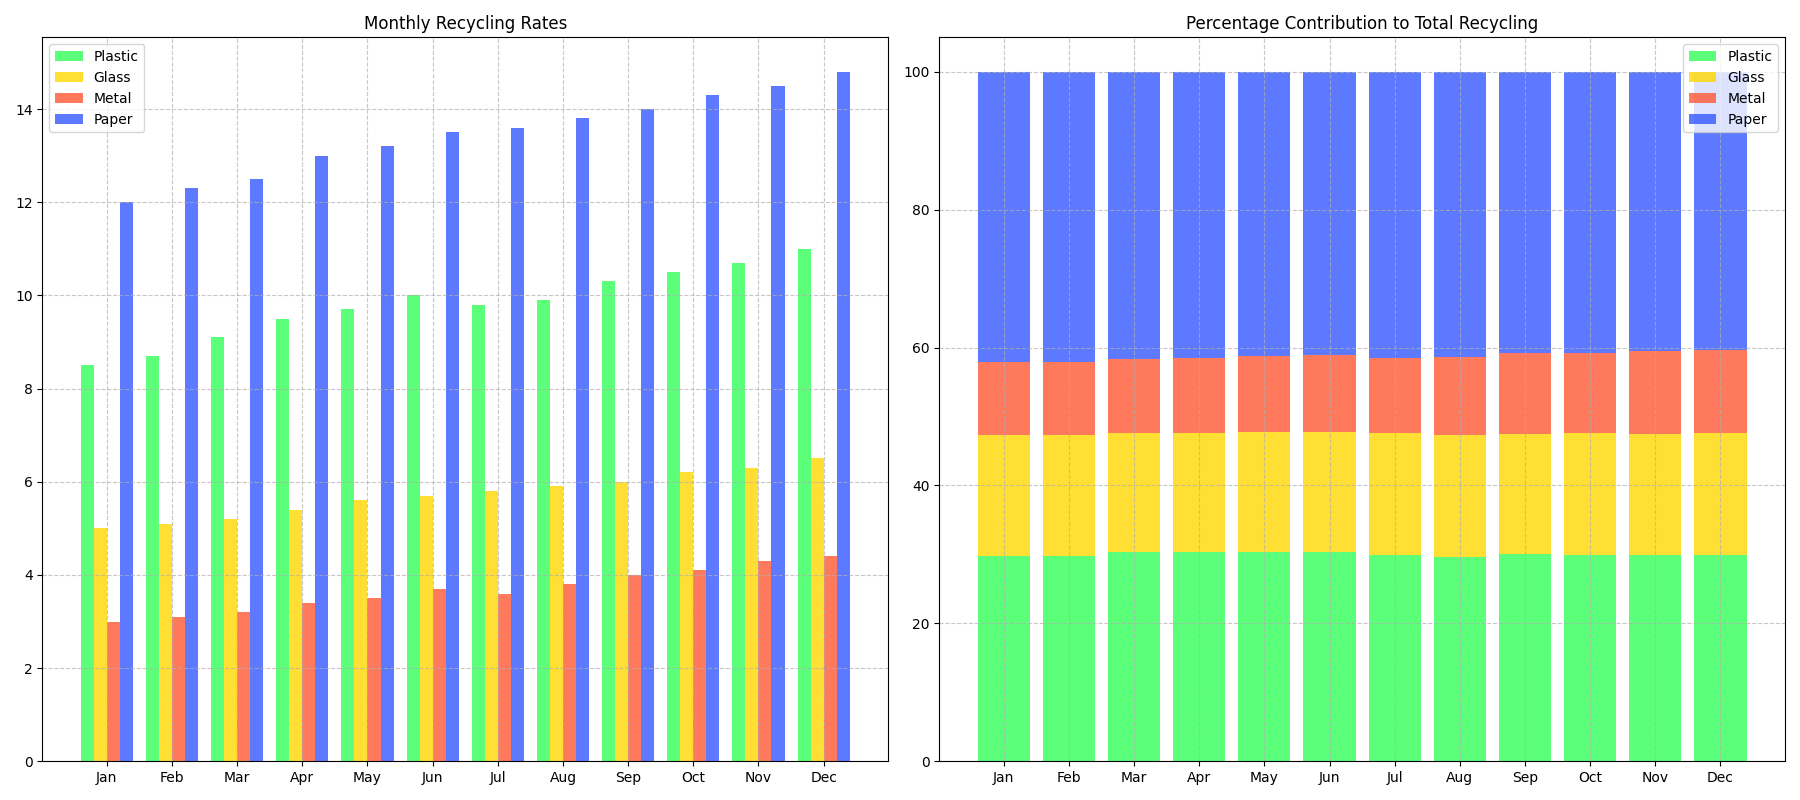

The script that drew this image:
import matplotlib.pyplot as plt
import numpy as np

months = ["Jan", "Feb", "Mar", "Apr", "May", "Jun", "Jul", "Aug", "Sep", "Oct", "Nov", "Dec"]

plastic_recycling = [8.5, 8.7, 9.1, 9.5, 9.7, 10.0, 9.8, 9.9, 10.3, 10.5, 10.7, 11.0]
glass_recycling = [5.0, 5.1, 5.2, 5.4, 5.6, 5.7, 5.8, 5.9, 6.0, 6.2, 6.3, 6.5]
metal_recycling = [3.0, 3.1, 3.2, 3.4, 3.5, 3.7, 3.6, 3.8, 4.0, 4.1, 4.3, 4.4]
paper_recycling = [12.0, 12.3, 12.5, 13.0, 13.2, 13.5, 13.6, 13.8, 14.0, 14.3, 14.5, 14.8]

fig, ax = plt.subplots(nrows=1, ncols=2, figsize=(18, 8))

bar_width = 0.2
x_indexes = np.arange(len(months))

# Chart 1: Grouped bar chart for monthly recycling rates
ax[0].bar(x_indexes - 1.5 * bar_width, plastic_recycling, width=bar_width, color='#33FF57', alpha=0.8, label='Plastic')
ax[0].bar(x_indexes - 0.5 * bar_width, glass_recycling, width=bar_width, color='#FFD700', alpha=0.8, label='Glass')
ax[0].bar(x_indexes + 0.5 * bar_width, metal_recycling, width=bar_width, color='#FF5733', alpha=0.8, label='Metal')
ax[0].bar(x_indexes + 1.5 * bar_width, paper_recycling, width=bar_width, color='#3357FF', alpha=0.8, label='Paper')

ax[0].set_xticks(x_indexes)
ax[0].set_xticklabels(months)
ax[0].set_title('Monthly Recycling Rates')
ax[0].legend()
ax[0].grid(True, linestyle='--', alpha=0.7)

# Stacked bar chart for percentage contributions remains unchanged
total_recycling = np.array(plastic_recycling) + np.array(glass_recycling) + np.array(metal_recycling) + np.array(paper_recycling)
plastic_percentage = (np.array(plastic_recycling) / total_recycling) * 100
glass_percentage = (np.array(glass_recycling) / total_recycling) * 100
metal_percentage = (np.array(metal_recycling) / total_recycling) * 100
paper_percentage = (np.array(paper_recycling) / total_recycling) * 100

ax[1].bar(months, plastic_percentage, color='#33FF57', alpha=0.8, label='Plastic')
ax[1].bar(months, glass_percentage, bottom=plastic_percentage, color='#FFD700', alpha=0.8, label='Glass')
ax[1].bar(months, metal_percentage, bottom=plastic_percentage + glass_percentage, color='#FF5733', alpha=0.8, label='Metal')
ax[1].bar(months, paper_percentage, bottom=plastic_percentage + glass_percentage + metal_percentage, color='#3357FF', alpha=0.8, label='Paper')

ax[1].set_xticks(x_indexes)
ax[1].set_xticklabels(months)
ax[1].set_title('Percentage Contribution to Total Recycling')
ax[1].legend()
ax[1].grid(True, linestyle='--', alpha=0.7)

plt.tight_layout()
plt.show()
